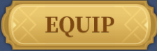
#> input picture EQUIP.png, 157 x 51 px
$ python Everchest.py
#> lines starting #> are read from the running program, lines starting #| are printed output that depends on the picture
import cv2
import pyautogui
import time
import numpy as np

# Load the button image
button_image = cv2.imread('EQUIP.png', 0)  # Grayscale mode
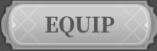
#> button_image: shape (51, 157); min 56, max 228, mean 165.1

# Define a function to detect and click the button
def detect_and_click_button():
    # Take a screenshot of the screen
    screen = pyautogui.screenshot()
#> (the run stopped early here; a loop or call above may not have finished)

$ run again, with BATTLE.png copied over EQUIP.png
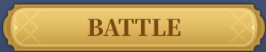
#> input picture BATTLE.png, 266 x 52 px
#> `button_image = cv2.imread('EQUIP.png', 0)`:
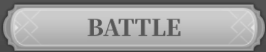
#> button_image: shape (52, 266); min 56, max 228, mean 161.2

$ run again, with NEXT.png copied over EQUIP.png
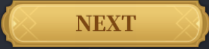
#> input picture NEXT.png, 209 x 49 px
#> `button_image = cv2.imread('EQUIP.png', 0)`:
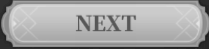
#> button_image: shape (49, 209); min 28, max 229, mean 165.3
